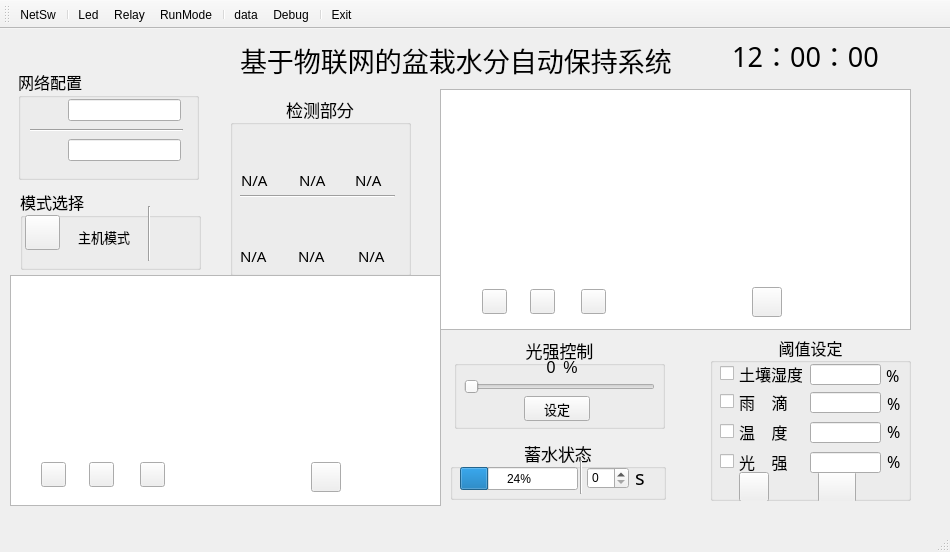
<?xml version="1.0" encoding="UTF-8"?>
<ui version="4.0">
 <class>MainWindow</class>
 <widget class="QMainWindow" name="MainWindow">
  <property name="geometry">
   <rect>
    <x>0</x>
    <y>0</y>
    <width>950</width>
    <height>552</height>
   </rect>
  </property>
  <property name="windowTitle">
   <string>MainWindow</string>
  </property>
  <property name="styleSheet">
   <string notr="true"/>
  </property>
  <widget class="QWidget" name="centralwidget">
   <widget class="QPushButton" name="pushButton">
    <property name="geometry">
     <rect>
      <x>752</x>
      <y>258</y>
      <width>30</width>
      <height>30</height>
     </rect>
    </property>
    <property name="styleSheet">
     <string notr="true">border-image: url(:/clearS.png);</string>
    </property>
    <property name="text">
     <string/>
    </property>
   </widget>
   <widget class="QChartView" name="graphicsView">
    <property name="geometry">
     <rect>
      <x>440</x>
      <y>60</y>
      <width>471</width>
      <height>241</height>
     </rect>
    </property>
    <property name="styleSheet">
     <string notr="true"/>
    </property>
   </widget>
   <widget class="QLabel" name="ipcon">
    <property name="geometry">
     <rect>
      <x>24</x>
      <y>64</y>
      <width>35</width>
      <height>35</height>
     </rect>
    </property>
    <property name="styleSheet">
     <string notr="true">border-image: url(:/ip.png);
</string>
    </property>
    <property name="text">
     <string/>
    </property>
   </widget>
   <widget class="QLabel" name="portcon">
    <property name="geometry">
     <rect>
      <x>24</x>
      <y>104</y>
      <width>35</width>
      <height>35</height>
     </rect>
    </property>
    <property name="styleSheet">
     <string notr="true">border-image: url(:/duan.png);</string>
    </property>
    <property name="text">
     <string/>
    </property>
   </widget>
   <widget class="QLineEdit" name="ip_edi">
    <property name="geometry">
     <rect>
      <x>68</x>
      <y>70</y>
      <width>113</width>
      <height>22</height>
     </rect>
    </property>
    <property name="font">
     <font>
      <family>楷体</family>
      <pointsize>11</pointsize>
     </font>
    </property>
   </widget>
   <widget class="QLineEdit" name="port_edi">
    <property name="geometry">
     <rect>
      <x>68</x>
      <y>110</y>
      <width>113</width>
      <height>22</height>
     </rect>
    </property>
    <property name="font">
     <font>
      <family>楷体</family>
      <pointsize>11</pointsize>
     </font>
    </property>
   </widget>
   <widget class="Line" name="line">
    <property name="geometry">
     <rect>
      <x>30</x>
      <y>100</y>
      <width>153</width>
      <height>3</height>
     </rect>
    </property>
    <property name="orientation">
     <enum>Qt::Horizontal</enum>
    </property>
   </widget>
   <widget class="QGroupBox" name="groupBox">
    <property name="geometry">
     <rect>
      <x>18</x>
      <y>40</y>
      <width>181</width>
      <height>111</height>
     </rect>
    </property>
    <property name="font">
     <font>
      <family>楷体</family>
      <pointsize>12</pointsize>
      <bold>false</bold>
     </font>
    </property>
    <property name="title">
     <string>网络配置</string>
    </property>
   </widget>
   <widget class="QLabel" name="connect_l">
    <property name="geometry">
     <rect>
      <x>57</x>
      <y>206</y>
      <width>16</width>
      <height>16</height>
     </rect>
    </property>
    <property name="styleSheet">
     <string notr="true">border-image: url(:/discon.png);</string>
    </property>
    <property name="text">
     <string/>
    </property>
   </widget>
   <widget class="QPushButton" name="sermode">
    <property name="geometry">
     <rect>
      <x>25</x>
      <y>186</y>
      <width>35</width>
      <height>35</height>
     </rect>
    </property>
    <property name="styleSheet">
     <string notr="true">border-image: url(:/server.png);</string>
    </property>
    <property name="text">
     <string/>
    </property>
    <property name="autoDefault">
     <bool>false</bool>
    </property>
    <property name="default">
     <bool>false</bool>
    </property>
    <property name="flat">
     <bool>false</bool>
    </property>
   </widget>
   <widget class="QLabel" name="sermode_l">
    <property name="geometry">
     <rect>
      <x>78</x>
      <y>200</y>
      <width>81</width>
      <height>16</height>
     </rect>
    </property>
    <property name="font">
     <font>
      <family>楷体</family>
      <pointsize>10</pointsize>
     </font>
    </property>
    <property name="text">
     <string>主机模式</string>
    </property>
   </widget>
   <widget class="QGroupBox" name="groupBox_2">
    <property name="geometry">
     <rect>
      <x>20</x>
      <y>160</y>
      <width>181</width>
      <height>81</height>
     </rect>
    </property>
    <property name="font">
     <font>
      <family>楷体</family>
      <pointsize>12</pointsize>
     </font>
    </property>
    <property name="title">
     <string>模式选择</string>
    </property>
    <property name="flat">
     <bool>false</bool>
    </property>
    <widget class="QLabel" name="wifi_l">
     <property name="geometry">
      <rect>
       <x>137</x>
       <y>25</y>
       <width>40</width>
       <height>40</height>
      </rect>
     </property>
     <property name="styleSheet">
      <string notr="true">border-image: url(:/wifi_off.png);</string>
     </property>
     <property name="text">
      <string/>
     </property>
    </widget>
    <widget class="Line" name="line_3">
     <property name="geometry">
      <rect>
       <x>128</x>
       <y>17</y>
       <width>3</width>
       <height>55</height>
      </rect>
     </property>
     <property name="orientation">
      <enum>Qt::Vertical</enum>
     </property>
    </widget>
   </widget>
   <widget class="QLabel" name="label_4">
    <property name="geometry">
     <rect>
      <x>240</x>
      <y>10</y>
      <width>511</width>
      <height>41</height>
     </rect>
    </property>
    <property name="font">
     <font>
      <family>楷体</family>
      <pointsize>20</pointsize>
     </font>
    </property>
    <property name="text">
     <string>基于物联网的盆栽水分自动保持系统</string>
    </property>
   </widget>
   <widget class="QLabel" name="tempicon">
    <property name="geometry">
     <rect>
      <x>240</x>
      <y>100</y>
      <width>35</width>
      <height>35</height>
     </rect>
    </property>
    <property name="toolTip">
     <string/>
    </property>
    <property name="styleSheet">
     <string notr="true">border-image: url(:/temp.png);</string>
    </property>
    <property name="text">
     <string/>
    </property>
   </widget>
   <widget class="QLabel" name="label_7">
    <property name="geometry">
     <rect>
      <x>306</x>
      <y>100</y>
      <width>35</width>
      <height>35</height>
     </rect>
    </property>
    <property name="toolTip">
     <string>湿度</string>
    </property>
    <property name="styleSheet">
     <string notr="true">border-image: url(:/humi.png);</string>
    </property>
    <property name="text">
     <string/>
    </property>
   </widget>
   <widget class="QLabel" name="label_8">
    <property name="geometry">
     <rect>
      <x>240</x>
      <y>176</y>
      <width>35</width>
      <height>35</height>
     </rect>
    </property>
    <property name="whatsThis">
     <string>土壤湿度</string>
    </property>
    <property name="styleSheet">
     <string notr="true">border-image: url(:/humi_soil.png);</string>
    </property>
    <property name="text">
     <string/>
    </property>
   </widget>
   <widget class="QGroupBox" name="groupBox_5">
    <property name="geometry">
     <rect>
      <x>230</x>
      <y>66</y>
      <width>181</width>
      <height>181</height>
     </rect>
    </property>
    <property name="font">
     <font>
      <family>楷体</family>
      <pointsize>13</pointsize>
     </font>
    </property>
    <property name="title">
     <string>检测部分</string>
    </property>
    <property name="alignment">
     <set>Qt::AlignCenter</set>
    </property>
    <widget class="QLabel" name="temp_la">
     <property name="geometry">
      <rect>
       <x>11</x>
       <y>77</y>
       <width>42</width>
       <height>16</height>
      </rect>
     </property>
     <property name="font">
      <font>
       <family>楷体</family>
       <pointsize>11</pointsize>
      </font>
     </property>
     <property name="text">
      <string>N/A</string>
     </property>
    </widget>
    <widget class="QLabel" name="humi_la">
     <property name="geometry">
      <rect>
       <x>69</x>
       <y>77</y>
       <width>42</width>
       <height>16</height>
      </rect>
     </property>
     <property name="font">
      <font>
       <family>楷体</family>
       <pointsize>11</pointsize>
      </font>
     </property>
     <property name="text">
      <string>N/A</string>
     </property>
    </widget>
    <widget class="QLabel" name="label_9">
     <property name="geometry">
      <rect>
       <x>130</x>
       <y>34</y>
       <width>35</width>
       <height>35</height>
      </rect>
     </property>
     <property name="toolTip">
      <string>光强</string>
     </property>
     <property name="styleSheet">
      <string notr="true">border-image: url(:/light.png);</string>
     </property>
     <property name="text">
      <string/>
     </property>
    </widget>
    <widget class="Line" name="line_2">
     <property name="geometry">
      <rect>
       <x>10</x>
       <y>100</y>
       <width>155</width>
       <height>3</height>
      </rect>
     </property>
     <property name="orientation">
      <enum>Qt::Horizontal</enum>
     </property>
    </widget>
    <widget class="QLabel" name="label_11">
     <property name="geometry">
      <rect>
       <x>125</x>
       <y>110</y>
       <width>35</width>
       <height>35</height>
      </rect>
     </property>
     <property name="styleSheet">
      <string notr="true">border-image: url(:/rain.png);</string>
     </property>
     <property name="text">
      <string/>
     </property>
    </widget>
    <widget class="QLabel" name="label_10">
     <property name="geometry">
      <rect>
       <x>70</x>
       <y>110</y>
       <width>35</width>
       <height>35</height>
      </rect>
     </property>
     <property name="styleSheet">
      <string notr="true">border-image: url(:/mq2.png);</string>
     </property>
     <property name="text">
      <string/>
     </property>
    </widget>
    <widget class="QLabel" name="light_la">
     <property name="geometry">
      <rect>
       <x>125</x>
       <y>77</y>
       <width>42</width>
       <height>16</height>
      </rect>
     </property>
     <property name="font">
      <font>
       <family>楷体</family>
       <pointsize>11</pointsize>
      </font>
     </property>
     <property name="text">
      <string>N/A</string>
     </property>
    </widget>
    <widget class="QLabel" name="soil_la">
     <property name="geometry">
      <rect>
       <x>10</x>
       <y>153</y>
       <width>42</width>
       <height>16</height>
      </rect>
     </property>
     <property name="font">
      <font>
       <family>楷体</family>
       <pointsize>11</pointsize>
      </font>
     </property>
     <property name="text">
      <string>N/A</string>
     </property>
    </widget>
    <widget class="QLabel" name="mq2_la">
     <property name="geometry">
      <rect>
       <x>68</x>
       <y>153</y>
       <width>42</width>
       <height>16</height>
      </rect>
     </property>
     <property name="font">
      <font>
       <family>楷体</family>
       <pointsize>11</pointsize>
      </font>
     </property>
     <property name="text">
      <string>N/A</string>
     </property>
    </widget>
    <widget class="QLabel" name="rain_la">
     <property name="geometry">
      <rect>
       <x>128</x>
       <y>153</y>
       <width>42</width>
       <height>16</height>
      </rect>
     </property>
     <property name="font">
      <font>
       <family>楷体</family>
       <pointsize>11</pointsize>
      </font>
     </property>
     <property name="text">
      <string>N/A</string>
     </property>
    </widget>
   </widget>
   <widget class="QChartView" name="graphicsView_2">
    <property name="geometry">
     <rect>
      <x>10</x>
      <y>246</y>
      <width>431</width>
      <height>231</height>
     </rect>
    </property>
   </widget>
   <widget class="QLabel" name="time_l">
    <property name="geometry">
     <rect>
      <x>720</x>
      <y>0</y>
      <width>171</width>
      <height>51</height>
     </rect>
    </property>
    <property name="palette">
     <palette>
      <active>
       <colorrole role="Text">
        <brush brushstyle="SolidPattern">
         <color alpha="255">
          <red>255</red>
          <green>0</green>
          <blue>0</blue>
         </color>
        </brush>
       </colorrole>
       <colorrole role="PlaceholderText">
        <brush brushstyle="SolidPattern">
         <color alpha="128">
          <red>255</red>
          <green>0</green>
          <blue>0</blue>
         </color>
        </brush>
       </colorrole>
      </active>
      <inactive>
       <colorrole role="Text">
        <brush brushstyle="SolidPattern">
         <color alpha="255">
          <red>255</red>
          <green>0</green>
          <blue>0</blue>
         </color>
        </brush>
       </colorrole>
       <colorrole role="PlaceholderText">
        <brush brushstyle="SolidPattern">
         <color alpha="128">
          <red>255</red>
          <green>0</green>
          <blue>0</blue>
         </color>
        </brush>
       </colorrole>
      </inactive>
      <disabled>
       <colorrole role="Text">
        <brush brushstyle="SolidPattern">
         <color alpha="255">
          <red>120</red>
          <green>120</green>
          <blue>120</blue>
         </color>
        </brush>
       </colorrole>
       <colorrole role="PlaceholderText">
        <brush brushstyle="SolidPattern">
         <color alpha="128">
          <red>0</red>
          <green>0</green>
          <blue>0</blue>
         </color>
        </brush>
       </colorrole>
      </disabled>
     </palette>
    </property>
    <property name="font">
     <font>
      <family>方正舒体</family>
      <pointsize>20</pointsize>
     </font>
    </property>
    <property name="text">
     <string>12：00：00</string>
    </property>
    <property name="alignment">
     <set>Qt::AlignCenter</set>
    </property>
   </widget>
   <widget class="QPushButton" name="charts1_big">
    <property name="geometry">
     <rect>
      <x>482</x>
      <y>260</y>
      <width>25</width>
      <height>25</height>
     </rect>
    </property>
    <property name="styleSheet">
     <string notr="true">border-image: url(:/big.png);</string>
    </property>
    <property name="text">
     <string/>
    </property>
   </widget>
   <widget class="QPushButton" name="charts1_small">
    <property name="geometry">
     <rect>
      <x>581</x>
      <y>260</y>
      <width>25</width>
      <height>25</height>
     </rect>
    </property>
    <property name="styleSheet">
     <string notr="true">border-image: url(:/small.png);</string>
    </property>
    <property name="text">
     <string/>
    </property>
   </widget>
   <widget class="QPushButton" name="charts1_rest">
    <property name="geometry">
     <rect>
      <x>530</x>
      <y>260</y>
      <width>25</width>
      <height>25</height>
     </rect>
    </property>
    <property name="styleSheet">
     <string notr="true">border-image: url(:/rest.png);</string>
    </property>
    <property name="text">
     <string/>
    </property>
   </widget>
   <widget class="QLabel" name="setlightNumla">
    <property name="geometry">
     <rect>
      <x>524</x>
      <y>332</y>
      <width>54</width>
      <height>12</height>
     </rect>
    </property>
    <property name="font">
     <font>
      <pointsize>12</pointsize>
     </font>
    </property>
    <property name="text">
     <string>0</string>
    </property>
    <property name="alignment">
     <set>Qt::AlignCenter</set>
    </property>
   </widget>
   <widget class="QGroupBox" name="groupBox_3">
    <property name="geometry">
     <rect>
      <x>454</x>
      <y>307</y>
      <width>211</width>
      <height>93</height>
     </rect>
    </property>
    <property name="font">
     <font>
      <family>楷体</family>
      <pointsize>13</pointsize>
     </font>
    </property>
    <property name="title">
     <string>光强控制</string>
    </property>
    <property name="alignment">
     <set>Qt::AlignCenter</set>
    </property>
    <widget class="QPushButton" name="set_light_bt">
     <property name="geometry">
      <rect>
       <x>70</x>
       <y>60</y>
       <width>66</width>
       <height>25</height>
      </rect>
     </property>
     <property name="palette">
      <palette>
       <active/>
       <inactive/>
       <disabled/>
      </palette>
     </property>
     <property name="font">
      <font>
       <family>楷体</family>
       <pointsize>10</pointsize>
      </font>
     </property>
     <property name="styleSheet">
      <string notr="true"/>
     </property>
     <property name="text">
      <string>设定</string>
     </property>
    </widget>
    <widget class="QSlider" name="horizontalSlider">
     <property name="geometry">
      <rect>
       <x>10</x>
       <y>40</y>
       <width>191</width>
       <height>22</height>
      </rect>
     </property>
     <property name="styleSheet">
      <string notr="true"/>
     </property>
     <property name="orientation">
      <enum>Qt::Horizontal</enum>
     </property>
    </widget>
   </widget>
   <widget class="QLabel" name="setlightNumla_2">
    <property name="geometry">
     <rect>
      <x>560</x>
      <y>330</y>
      <width>21</width>
      <height>16</height>
     </rect>
    </property>
    <property name="font">
     <font>
      <pointsize>12</pointsize>
     </font>
    </property>
    <property name="text">
     <string>%</string>
    </property>
    <property name="alignment">
     <set>Qt::AlignCenter</set>
    </property>
   </widget>
   <widget class="QGroupBox" name="groupBox_4">
    <property name="geometry">
     <rect>
      <x>710</x>
      <y>305</y>
      <width>201</width>
      <height>167</height>
     </rect>
    </property>
    <property name="font">
     <font>
      <family>楷体</family>
      <pointsize>12</pointsize>
     </font>
    </property>
    <property name="title">
     <string>阈值设定</string>
    </property>
    <property name="alignment">
     <set>Qt::AlignCenter</set>
    </property>
    <widget class="QLineEdit" name="soil_yu_la">
     <property name="geometry">
      <rect>
       <x>100</x>
       <y>30</y>
       <width>71</width>
       <height>21</height>
      </rect>
     </property>
    </widget>
    <widget class="QLineEdit" name="rain_yu_la">
     <property name="geometry">
      <rect>
       <x>100</x>
       <y>58</y>
       <width>71</width>
       <height>21</height>
      </rect>
     </property>
    </widget>
    <widget class="QLineEdit" name="temp_yu_la">
     <property name="geometry">
      <rect>
       <x>100</x>
       <y>88</y>
       <width>71</width>
       <height>21</height>
      </rect>
     </property>
    </widget>
    <widget class="QLabel" name="label">
     <property name="geometry">
      <rect>
       <x>176</x>
       <y>33</y>
       <width>21</width>
       <height>16</height>
      </rect>
     </property>
     <property name="text">
      <string>%</string>
     </property>
    </widget>
    <widget class="QLabel" name="label_2">
     <property name="geometry">
      <rect>
       <x>177</x>
       <y>61</y>
       <width>21</width>
       <height>16</height>
      </rect>
     </property>
     <property name="text">
      <string>%</string>
     </property>
    </widget>
    <widget class="QLabel" name="label_3">
     <property name="geometry">
      <rect>
       <x>177</x>
       <y>89</y>
       <width>21</width>
       <height>16</height>
      </rect>
     </property>
     <property name="text">
      <string>%</string>
     </property>
    </widget>
    <widget class="QPushButton" name="set_yu_bt">
     <property name="geometry">
      <rect>
       <x>29</x>
       <y>138</y>
       <width>30</width>
       <height>30</height>
      </rect>
     </property>
     <property name="font">
      <font>
       <family>楷体</family>
       <pointsize>13</pointsize>
      </font>
     </property>
     <property name="styleSheet">
      <string notr="true">border-image: url(:/set.png);</string>
     </property>
     <property name="text">
      <string/>
     </property>
    </widget>
    <widget class="QPushButton" name="clear_yu_bt">
     <property name="geometry">
      <rect>
       <x>108</x>
       <y>137</y>
       <width>38</width>
       <height>32</height>
      </rect>
     </property>
     <property name="font">
      <font>
       <family>楷体</family>
       <pointsize>12</pointsize>
      </font>
     </property>
     <property name="styleSheet">
      <string notr="true">border-image: url(:/clear_yu.png);</string>
     </property>
     <property name="text">
      <string/>
     </property>
    </widget>
    <widget class="QCheckBox" name="checkBox">
     <property name="geometry">
      <rect>
       <x>10</x>
       <y>30</y>
       <width>83</width>
       <height>19</height>
      </rect>
     </property>
     <property name="font">
      <font>
       <family>楷体</family>
       <pointsize>12</pointsize>
      </font>
     </property>
     <property name="text">
      <string>土壤湿度</string>
     </property>
    </widget>
    <widget class="QCheckBox" name="checkBox_2">
     <property name="geometry">
      <rect>
       <x>10</x>
       <y>58</y>
       <width>83</width>
       <height>19</height>
      </rect>
     </property>
     <property name="text">
      <string>雨    滴</string>
     </property>
    </widget>
    <widget class="QCheckBox" name="checkBox_3">
     <property name="geometry">
      <rect>
       <x>10</x>
       <y>88</y>
       <width>83</width>
       <height>19</height>
      </rect>
     </property>
     <property name="text">
      <string>温    度</string>
     </property>
    </widget>
    <widget class="QCheckBox" name="checkBox_4">
     <property name="geometry">
      <rect>
       <x>10</x>
       <y>118</y>
       <width>83</width>
       <height>19</height>
      </rect>
     </property>
     <property name="text">
      <string>光    强</string>
     </property>
    </widget>
    <widget class="QLabel" name="label_12">
     <property name="geometry">
      <rect>
       <x>177</x>
       <y>119</y>
       <width>21</width>
       <height>16</height>
      </rect>
     </property>
     <property name="text">
      <string>%</string>
     </property>
    </widget>
    <widget class="QLineEdit" name="light_yu_la">
     <property name="geometry">
      <rect>
       <x>100</x>
       <y>118</y>
       <width>71</width>
       <height>21</height>
      </rect>
     </property>
    </widget>
   </widget>
   <widget class="QPushButton" name="pushButton_2">
    <property name="geometry">
     <rect>
      <x>311</x>
      <y>433</y>
      <width>30</width>
      <height>30</height>
     </rect>
    </property>
    <property name="styleSheet">
     <string notr="true">border-image: url(:/clearS.png);</string>
    </property>
    <property name="text">
     <string/>
    </property>
   </widget>
   <widget class="QPushButton" name="charts1_rest_2">
    <property name="geometry">
     <rect>
      <x>89</x>
      <y>433</y>
      <width>25</width>
      <height>25</height>
     </rect>
    </property>
    <property name="styleSheet">
     <string notr="true">border-image: url(:/rest.png);</string>
    </property>
    <property name="text">
     <string/>
    </property>
   </widget>
   <widget class="QPushButton" name="charts1_big_2">
    <property name="geometry">
     <rect>
      <x>41</x>
      <y>433</y>
      <width>25</width>
      <height>25</height>
     </rect>
    </property>
    <property name="styleSheet">
     <string notr="true">border-image: url(:/big.png);</string>
    </property>
    <property name="text">
     <string/>
    </property>
   </widget>
   <widget class="QPushButton" name="charts1_small_2">
    <property name="geometry">
     <rect>
      <x>140</x>
      <y>433</y>
      <width>25</width>
      <height>25</height>
     </rect>
    </property>
    <property name="styleSheet">
     <string notr="true">border-image: url(:/small.png);</string>
    </property>
    <property name="text">
     <string/>
    </property>
   </widget>
   <widget class="QProgressBar" name="progressBar">
    <property name="geometry">
     <rect>
      <x>460</x>
      <y>438</y>
      <width>118</width>
      <height>23</height>
     </rect>
    </property>
    <property name="value">
     <number>24</number>
    </property>
   </widget>
   <widget class="QSpinBox" name="spinBox">
    <property name="geometry">
     <rect>
      <x>587</x>
      <y>438</y>
      <width>42</width>
      <height>22</height>
     </rect>
    </property>
   </widget>
   <widget class="QGroupBox" name="groupBox_6">
    <property name="geometry">
     <rect>
      <x>450</x>
      <y>410</y>
      <width>216</width>
      <height>61</height>
     </rect>
    </property>
    <property name="font">
     <font>
      <family>楷体</family>
      <pointsize>13</pointsize>
     </font>
    </property>
    <property name="title">
     <string>蓄水状态</string>
    </property>
    <property name="alignment">
     <set>Qt::AlignCenter</set>
    </property>
    <widget class="QLabel" name="label_5">
     <property name="geometry">
      <rect>
       <x>185</x>
       <y>30</y>
       <width>16</width>
       <height>16</height>
      </rect>
     </property>
     <property name="font">
      <font>
       <family>楷体</family>
       <pointsize>15</pointsize>
      </font>
     </property>
     <property name="text">
      <string>s</string>
     </property>
    </widget>
    <widget class="Line" name="line_4">
     <property name="geometry">
      <rect>
       <x>130</x>
       <y>21</y>
       <width>3</width>
       <height>34</height>
      </rect>
     </property>
     <property name="orientation">
      <enum>Qt::Vertical</enum>
     </property>
    </widget>
   </widget>
   <zorder>groupBox_6</zorder>
   <zorder>groupBox_4</zorder>
   <zorder>groupBox_3</zorder>
   <zorder>graphicsView</zorder>
   <zorder>groupBox_5</zorder>
   <zorder>groupBox_2</zorder>
   <zorder>groupBox</zorder>
   <zorder>ipcon</zorder>
   <zorder>portcon</zorder>
   <zorder>ip_edi</zorder>
   <zorder>port_edi</zorder>
   <zorder>line</zorder>
   <zorder>connect_l</zorder>
   <zorder>sermode</zorder>
   <zorder>sermode_l</zorder>
   <zorder>label_4</zorder>
   <zorder>pushButton</zorder>
   <zorder>tempicon</zorder>
   <zorder>label_7</zorder>
   <zorder>label_8</zorder>
   <zorder>graphicsView_2</zorder>
   <zorder>time_l</zorder>
   <zorder>charts1_big</zorder>
   <zorder>charts1_small</zorder>
   <zorder>charts1_rest</zorder>
   <zorder>setlightNumla</zorder>
   <zorder>setlightNumla_2</zorder>
   <zorder>pushButton_2</zorder>
   <zorder>charts1_rest_2</zorder>
   <zorder>charts1_big_2</zorder>
   <zorder>charts1_small_2</zorder>
   <zorder>progressBar</zorder>
   <zorder>spinBox</zorder>
  </widget>
  <widget class="QMenuBar" name="menubar">
   <property name="geometry">
    <rect>
     <x>0</x>
     <y>0</y>
     <width>950</width>
     <height>25</height>
    </rect>
   </property>
  </widget>
  <widget class="QStatusBar" name="statusbar"/>
  <widget class="QToolBar" name="toolBar">
   <property name="font">
    <font>
     <stylestrategy>PreferAntialias</stylestrategy>
    </font>
   </property>
   <property name="windowTitle">
    <string>toolBar</string>
   </property>
   <property name="toolButtonStyle">
    <enum>Qt::ToolButtonFollowStyle</enum>
   </property>
   <attribute name="toolBarArea">
    <enum>TopToolBarArea</enum>
   </attribute>
   <attribute name="toolBarBreak">
    <bool>false</bool>
   </attribute>
   <addaction name="open_wifi"/>
   <addaction name="separator"/>
   <addaction name="led"/>
   <addaction name="relay"/>
   <addaction name="auto_hand"/>
   <addaction name="separator"/>
   <addaction name="data"/>
   <addaction name="debb"/>
   <addaction name="separator"/>
   <addaction name="exit"/>
  </widget>
  <action name="exit">
   <property name="icon">
    <iconset resource="../img/picture.qrc">
     <normaloff>:/exit.png</normaloff>:/exit.png</iconset>
   </property>
   <property name="text">
    <string>Exit</string>
   </property>
   <property name="autoRepeat">
    <bool>true</bool>
   </property>
   <property name="visible">
    <bool>true</bool>
   </property>
  </action>
  <action name="open_wifi">
   <property name="icon">
    <iconset resource="../img/picture.qrc">
     <normaloff>:/close.png</normaloff>:/close.png</iconset>
   </property>
   <property name="text">
    <string>NetSw</string>
   </property>
   <property name="font">
    <font/>
   </property>
  </action>
  <action name="led">
   <property name="icon">
    <iconset resource="../img/picture.qrc">
     <normaloff>:/led_off.png</normaloff>:/led_off.png</iconset>
   </property>
   <property name="text">
    <string>Led</string>
   </property>
  </action>
  <action name="relay">
   <property name="icon">
    <iconset resource="../img/picture.qrc">
     <normaloff>:/relay_off.png</normaloff>:/relay_off.png</iconset>
   </property>
   <property name="text">
    <string>Relay</string>
   </property>
  </action>
  <action name="auto_hand">
   <property name="icon">
    <iconset resource="../img/picture.qrc">
     <normaloff>:/auto.png</normaloff>:/auto.png</iconset>
   </property>
   <property name="text">
    <string>RunMode</string>
   </property>
  </action>
  <action name="debb">
   <property name="icon">
    <iconset resource="../img/picture.qrc">
     <normaloff>:/app.png</normaloff>:/app.png</iconset>
   </property>
   <property name="text">
    <string>Debug</string>
   </property>
  </action>
  <action name="data">
   <property name="icon">
    <iconset resource="../img/picture.qrc">
     <normaloff>:/data.png</normaloff>:/data.png</iconset>
   </property>
   <property name="text">
    <string>data</string>
   </property>
  </action>
 </widget>
 <customwidgets>
  <customwidget>
   <class>QChartView</class>
   <extends>QGraphicsView</extends>
   <header location="global">qchartview.h</header>
  </customwidget>
 </customwidgets>
 <resources>
  <include location="../img/picture.qrc"/>
  <include location="../img/picture.qrc"/>
 </resources>
 <connections/>
</ui>
